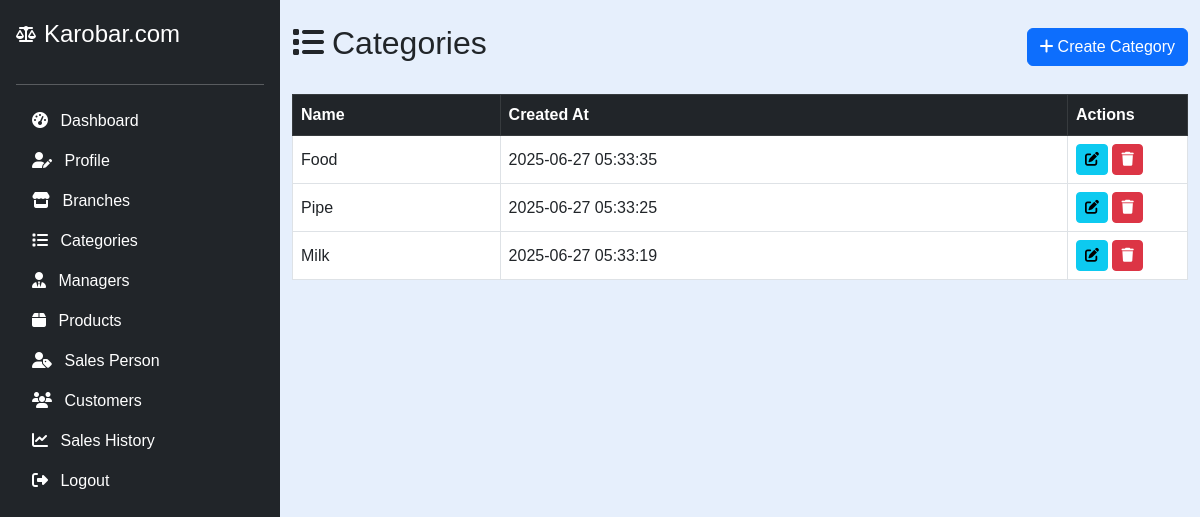
/owner/categories.php (signed in), run on an earlier commit of the app's database.
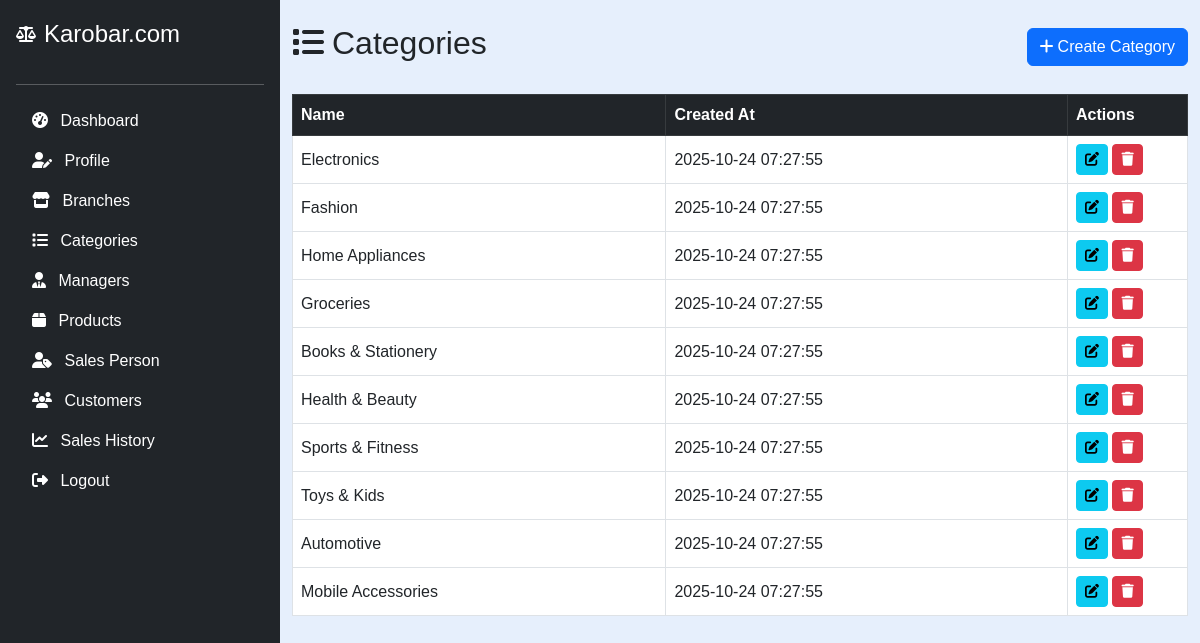
And on a later commit of the database.
### tables this page shows
CREATE TABLE `categories` (
  `id` int(11) NOT NULL,
  `owner_id` int(11) NOT NULL,
  `name` varchar(255) NOT NULL,
  `created_at` timestamp NOT NULL DEFAULT current_timestamp()
);

### owner/categories.php (the view, shortened to what this page needs)
<?php
include('../config.php');
$owner_id = $_SESSION["id"];
$stmt = $conn->prepare("SELECT id, name, created_at FROM categories WHERE owner_id = ? ORDER BY created_at DESC");
$stmt->bind_param("i", $owner_id);
$stmt->execute();
$result = $stmt->get_result();
$categories = $result->fetch_all(MYSQLI_ASSOC);
?>
<!DOCTYPE html>
<html lang="en">
<head>
    <link href="https://cdn.jsdelivr.net/npm/bootstrap@5.3.0/dist/css/bootstrap.min.css" rel="stylesheet" />
    <link href="https://cdnjs.cloudflare.com/ajax/libs/font-awesome/6.4.0/css/all.min.css" rel="stylesheet" />
</head>
<body>
<?php include('sidebar.php'); ?>
<div class="container py-4">
    <div class="d-flex justify-content-between align-items-center mb-4">
        <h2><i class="fas fa-list me-2"></i>Categories</h2>
        <button class="btn btn-primary" data-bs-toggle="modal" data-bs-target="#categoryModal" onclick="openCreateModal()">
            <i class="fas fa-plus me-1"></i>Create Category
        </button>
    </div>
    <table class="table table-bordered table-hover align-middle">
        <thead class="table-dark">
            <tr>
                <th>Name</th>
                <th>Created At</th>
                <th style="width: 120px;">Actions</th>
            </tr>
        </thead>
        <tbody id="categoriesTableBody">
            <?php if (count($categories) === 0): ?>
                <tr><td colspan="3" class="text-center">No categories found.</td></tr>
            <?php else: ?>
                <?php foreach ($categories as $category): ?>
                    <tr data-id="<?= $category['id'] ?>">
                        <td class="category-name"><?= htmlspecialchars($category['name']) ?></td>
                        <td><?= htmlspecialchars($category['created_at']) ?></td>
                        <td>
                            <button class="btn btn-sm btn-info" onclick="openEditModal(<?= $category['id'] ?>)"><i class="fas fa-edit"></i></button>
                            <button class="btn btn-sm btn-danger" onclick="deleteCategory(<?= $category['id'] ?>)"><i class="fas fa-trash"></i></button>
                        </td>
                    </tr>
                <?php endforeach; ?>
            <?php endif; ?>
        </tbody>
    </table>
</div>
</body>
</html>

### owner/sidebar.php (shortened to what this page needs)
<!DOCTYPE html>
<html lang="en">
<head>
  <link href="https://cdn.jsdelivr.net/npm/bootstrap@5.3.0/dist/css/bootstrap.min.css" rel="stylesheet" />
  <link href="https://cdnjs.cloudflare.com/ajax/libs/font-awesome/6.6.0/css/all.min.css" rel="stylesheet" />
</head>
<body>
<nav class="sidebar d-flex flex-column flex-shrink-0 p-3 bg-dark text-white">
  <a href="#" class="d-flex align-items-center mb-3 text-white text-decoration-none">
    <i class="fas fa-scale-balanced me-2"></i>
    <span class="fs-4">Karobar.com</span>
  </a>
  <hr>
  <ul class="nav nav-pills flex-column mb-auto">
    <li class="nav-item">
      <a class="nav-link text-white" href="owner_dashboard.php">
        <i class="fas fa-tachometer-alt me-2"></i> Dashboard
      </a>
    </li>
    <li class="nav-item">
      <a class="nav-link text-white" href="update_profile.php">
        <i class="fas fa-user-edit me-2"></i> Profile
      </a>
    </li>
    <li class="nav-item">
      <a class="nav-link text-white" href="branches.php">
        <i class="fas fa-store me-2"></i> Branches
      </a>
    </li>
    <li class="nav-item">
      <a class="nav-link text-white" href="categories.php">
        <i class="fas fa-list me-2"></i> Categories
      </a>
    </li>
    <li class="nav-item">
      <a class="nav-link text-white" href="managers.php">
        <i class="fas fa-user-tie me-2"></i> Managers
      </a>
    </li>
    <li class="nav-item">
      <a class="nav-link text-white" href="products.php">
        <i class="fas fa-box me-2"></i> Products
      </a>
    </li>
    <li class="nav-item">
      <a class="nav-link text-white" href="salespersons.php">
        <i class="fas fa-user-tag me-2"></i> Sales Person
      </a>
    </li>
    <li class="nav-item">
      <a class="nav-link text-white" href="customers.php">
        <i class="fas fa-users me-2"></i> Customers
      </a>
    </li>
    <li class="nav-item">
      <a class="nav-link text-white" href="sales_history.php">
        <i class="fas fa-chart-line me-2"></i> Sales History
      </a>
    </li>
    <li class="nav-item">
      <a class="nav-link text-white" href="logout.php">
        <i class="fas fa-sign-out-alt me-2"></i> Logout
      </a>
    </li>
  </ul>
</nav>
</body>
</html>

### owner/sidebar.php (style rules this page uses)
body { font-family: Arial, sans-serif; background-color: #e6effc; margin-left: 280px; }
nav.sidebar { width: 280px; height: 100vh; position: fixed; top: 0; left: 0; background-color: #212529; color: white; padding: 1rem; z-index: 1000; overflow-y: auto; }
.nav-link { font-size: clamp(0.9rem, 2.5vw, 1rem); transition: background-color 0.3s; color: white; padding: 0.5rem 1rem; border-radius: 0.25rem; }

What changed in the data, as far as the page shows it:
removed categories: name "Food", created_at "2025-06-27 05:33:35"
removed categories: name "Pipe", created_at "2025-06-27 05:33:25"
removed categories: name "Milk", created_at "2025-06-27 05:33:19"
added categories: name "Electronics", created_at "2025-10-24 07:27:55"
added categories: name "Fashion", created_at "2025-10-24 07:27:55"
added categories: name "Home Appliances", created_at "2025-10-24 07:27:55"
added categories: name "Groceries", created_at "2025-10-24 07:27:55"
added categories: name "Books & Stationery", created_at "2025-10-24 07:27:55"
added categories: name "Health & Beauty", created_at "2025-10-24 07:27:55"
added categories: name "Sports & Fitness", created_at "2025-10-24 07:27:55"
added categories: name "Toys & Kids", created_at "2025-10-24 07:27:55"
added categories: name "Automotive", created_at "2025-10-24 07:27:55"
added categories: name "Mobile Accessories", created_at "2025-10-24 07:27:55"
